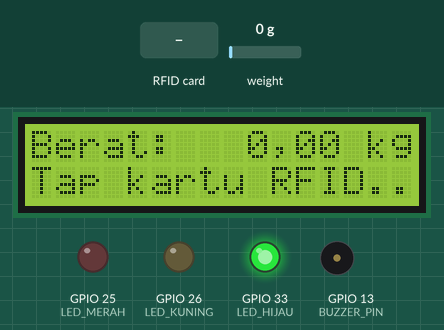
A sketch run on a simulated ESP32. Parts: 16×2 character LCD, output pins drawn as LEDs (lit = HIGH), buzzer (waves = sounding). The inputs (shaded band) are chosen by the test bench; at power-on: weight on the scale 0 g. WiFi joins after 1.5 s; servers stay silent unless stated; uploads are accepted with an empty reply; pins used as bus, display or sensor lines are not drawn.

Above: at 6.2 s.
6.3 s: RFID card 5E 7A 19 C4 held to the reader
At 8.1 s:
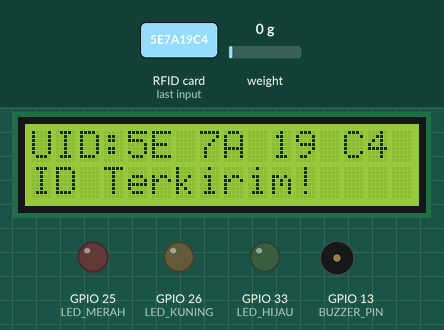
9.3 s: weight on the scale set to 100 g
At 11.1 s:
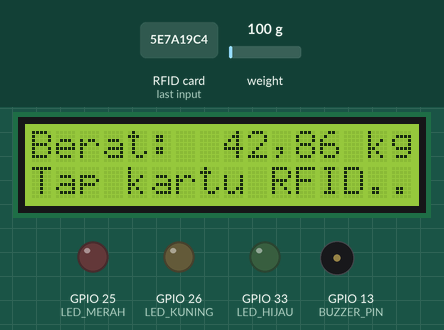
11.6 s: RFID card 5E 7A 19 C4 held to the reader
At 12.33 s:
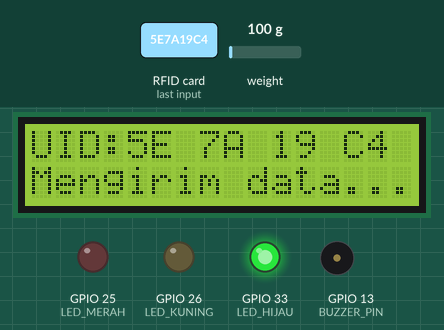
14.6 s: weight on the scale set to 1250 g
At 16.2 s:
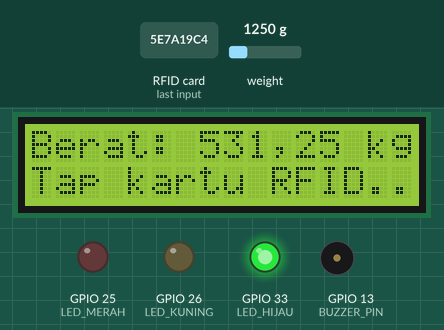
16.7 s: weight on the scale set to 2500 g
At 17.0 s:
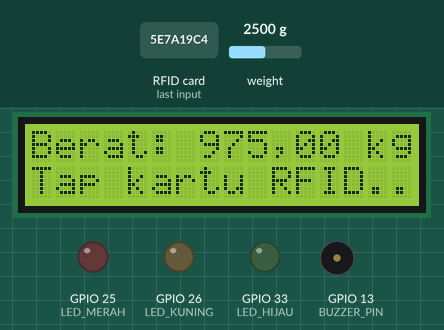
Timing chart, 0 to 19.8 s (numbered marks = the images above; inputs shaded):
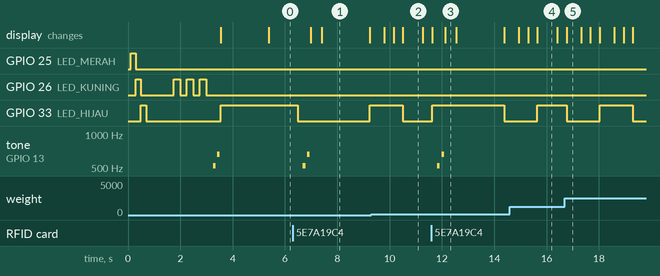

Measured:
- after the input at 6.3 s, tone on GPIO 13 (BUZZER_PIN): silent → 523 Hz after 0.39 s, → silent 0.10 s later, → 659 Hz 0.06 s later, → silent 0.10 s later; the display: first changes after 0.68 s (image 1 shows a later state)
- after the input at 9.3 s, the display: first changes after 0.50 s (image 2 shows a later state)
- after the input at 11.6 s, tone on GPIO 13 (BUZZER_PIN): silent → 523 Hz after 0.23 s, → silent 0.10 s later, → 659 Hz 0.06 s later, → silent 0.10 s later; the display: first differs from a run without the input after 0.52 s (image 3)
- what the display in image 1 shows lasts 1.8 s, from 7.4 s to 9.2 s
- what the display in image 2 shows lasts 0.8 s, from 10.5 s to 11.3 s
- what the display in image 3 shows lasts 0.5 s, from 12.1 s to 12.6 s
- what the display in image 5 shows lasts 0.5 s, from 16.8 s to 17.3 s

The sketch:

jembatan_timbang_full.ino
```cpp
#include <WiFi.h>
#include <HTTPClient.h>
#include <LiquidCrystal_I2C.h>
#include <SPI.h>
#include <MFRC522.h>
#include "HX711.h"

const char* WIFI_SSID = "nama wifi";
const char* WIFI_PASSWORD = "password wifi";
const String BASE_URL = "http://--diganti menjadi ip address laptop---//jto";
const float CALIBRATION_FACTOR = 422.552;
const float BERAT_MINIMUM = 1.0;
const float DELTA_UPDATE_LCD = 0.5;

#define MOVING_AVG_SIZE 8
#define LOADCELL_DOUT 16
#define LOADCELL_SCK 4
#define RFID_SS_PIN 5
#define RFID_RST_PIN 27

LiquidCrystal_I2C lcd(0x27, 16, 2);

#define BUZZER_PIN 13
#define BUZZER_RES 8
#define LED_MERAH 25
#define LED_KUNING 26
#define LED_HIJAU 33

HX711 scale;
MFRC522 rfid(RFID_SS_PIN, RFID_RST_PIN);
String urlUpdateLive = BASE_URL + "/update_live.php";
String urlUpdateIdentitas = BASE_URL + "/update_identitas.php";
String urlUpdateStatus = BASE_URL + "/update_status.php";

unsigned long lastBeratSend = 0;
unsigned long lastStatusSend = 0;
unsigned long lastReconnect = 0;
unsigned long lastBuzzerTime = 0;
unsigned long lastLcdUpdate = 0;

bool isWifiOk = false;
bool isReconnecting = false;

float jbiKendaraan = 0;
float movingAvgBuf[MOVING_AVG_SIZE] = {0};

uint8_t movingAvgIdx = 0;

bool movingAvgFull = false;

float beratLcdTerakhir = -999;

enum StatusBerat { IDLE, AMAN, MENDEKATI, OVERLOAD_RINGAN, OVERLOAD_BERAT };
StatusBerat statusSaatIni = IDLE;
StatusBerat statusSebelum = IDLE;

void lcdTampilkan(String baris1, String baris2);
void lcdUpdateBerat(float berat);
void matikanSemuaLED();
void animasiStartup();
void koneksiWifi();
void beepKonfirmasi();
void nyalakanLED(bool merah, bool kuning, bool hijau);
void updateStatusBerat(float berat);
void updateLCD(float berat);
void updateLEDdanBuzzer(unsigned long sekarang);
void cekRFID();
void kirimBerat(float berat);
void kirimStatusAlat(String esp, String loadcell, String rfidStatus);
void buzzerDiam();
void buzzerNyala(int frekuensi);
void beepTone(int frekuensi, int durasi);
void beepAlarm();
void beepKonfirmasiSingkat();
void ambilJBI(String uid);
void kirimIdentitas(String uid);
float bacaBeratSmooth();

void setup() {
  Serial.begin(115200);
  pinMode(LED_MERAH, OUTPUT);
  pinMode(LED_KUNING, OUTPUT);
  pinMode(LED_HIJAU, OUTPUT);
  matikanSemuaLED();
  buzzerDiam();
  lcd.init();
  lcd.backlight();
  lcdTampilkan("JEMBATAN TIMBANG", "Inisialisasi...");
  animasiStartup();
  SPI.begin();
  rfid.PCD_Init();
  scale.begin(LOADCELL_DOUT, LOADCELL_SCK);
  scale.set_scale(CALIBRATION_FACTOR);
  scale.tare();
  koneksiWifi();
  beepKonfirmasi();
  lcdTampilkan("System Ready!", "Tap kartu RFID..");
  nyalakanLED(false, false, true);
  delay(1500);
}

void loop() {
  unsigned long sekarang = millis();
  if (WiFi.status() != WL_CONNECTED) {
    isWifiOk = false;
    if (!isReconnecting) {
      isReconnecting = true;
      lcdTampilkan("WiFi Terputus!", "Reconnecting...");
      nyalakanLED(false, true, false);
    }
    if (sekarang - lastReconnect > 10000) {
      lastReconnect = sekarang;
      WiFi.disconnect();
      delay(500);
      WiFi.begin(WIFI_SSID, WIFI_PASSWORD);
      unsigned long tunggu = millis();
      while (WiFi.status() != WL_CONNECTED && millis() - tunggu < 8000) {
        digitalWrite(LED_KUNING, HIGH); delay(250);
        digitalWrite(LED_KUNING, LOW); delay(250);
      }
      if (WiFi.status() == WL_CONNECTED) {
        isWifiOk = true;
        isReconnecting = false;
        beepKonfirmasi();
        lcdTampilkan("WiFi Terhubung!", WiFi.localIP().toString());
        nyalakanLED(false, false, true);
        beratLcdTerakhir = -999;
        delay(1500);
      }
    }
  } else {
    if (isReconnecting) {
      isReconnecting = false;
      beratLcdTerakhir = -999;
    }
    isWifiOk = true;
  }
  float berat = bacaBeratSmooth();
  updateStatusBerat(berat);
  updateLCD(berat);
  updateLEDdanBuzzer(sekarang);
  if (sekarang - lastBeratSend >= 1000) {
    if (isWifiOk) kirimBerat(berat);
    lastBeratSend = sekarang;
  }
  if (sekarang - lastStatusSend >= 5000) {
    if (isWifiOk) kirimStatusAlat("Online", "Online", "Online");
    lastStatusSend = sekarang;
  }
  cekRFID();
}

float bacaBeratSmooth() {
  if (!scale.is_ready()) {
    float sum = 0;
    int n = movingAvgFull ? MOVING_AVG_SIZE : movingAvgIdx;
    if (n == 0) return 0.0;
    for (int i = 0; i < n; i++) sum += movingAvgBuf[i];
    return sum / n;
  }
  float raw = scale.get_units(3);
  if (raw < BERAT_MINIMUM) raw = 0.0;
  movingAvgBuf[movingAvgIdx] = raw;
  movingAvgIdx = (movingAvgIdx + 1) % MOVING_AVG_SIZE;
  if (movingAvgIdx == 0) movingAvgFull = true;
  float sum = 0;
  int n = movingAvgFull ? MOVING_AVG_SIZE : movingAvgIdx;
  for (int i = 0; i < n; i++) sum += movingAvgBuf[i];
  return sum / n;
}

void updateStatusBerat(float berat) {
  statusSebelum = statusSaatIni;
  if (berat <= BERAT_MINIMUM || jbiKendaraan <= 0) {
    statusSaatIni = IDLE;
    return;
  }
  float persen = (berat / jbiKendaraan) * 100.0;
  if (persen > 150.0) statusSaatIni = OVERLOAD_BERAT;
  else if (persen > 100.0) statusSaatIni = OVERLOAD_RINGAN;
  else if (persen >= 80.0) statusSaatIni = MENDEKATI;
  else statusSaatIni = AMAN;
}

void updateLEDdanBuzzer(unsigned long sekarang) {
  static bool ledState = false;
  static unsigned long lastToggle = 0;
  switch (statusSaatIni) {
    case IDLE:
      if (sekarang - lastToggle >= 1000) {
        ledState = !ledState;
        nyalakanLED(false, false, ledState);
        lastToggle = sekarang;
      }
      buzzerDiam();
      break;
    case AMAN:
      nyalakanLED(false, false, true);
      buzzerDiam();
      break;
    case MENDEKATI:
      if (sekarang - lastToggle >= 500) {
        ledState = !ledState;
        nyalakanLED(false, ledState, false);
        lastToggle = sekarang;
      }
      buzzerDiam();
      break;
    case OVERLOAD_RINGAN:
      if (sekarang - lastToggle >= 400) {
        ledState = !ledState;
        nyalakanLED(ledState, false, false);
        lastToggle = sekarang;
      }
      if (sekarang - lastBuzzerTime >= 2000) {
        beepTone(1000, 150);
        lastBuzzerTime = sekarang;
      }
      break;
    case OVERLOAD_BERAT:
      if (sekarang - lastToggle >= 150) {
        ledState = !ledState;
        nyalakanLED(ledState, false, false);
        lastToggle = sekarang;
      }
      if (sekarang - lastBuzzerTime >= 800) {
        beepAlarm();
        lastBuzzerTime = sekarang;
      }
      break;
  }
}

void updateLCD(float berat) {
  unsigned long sekarang = millis();
  bool beratBerubah = abs(berat - beratLcdTerakhir) >= DELTA_UPDATE_LCD;
  bool statusBerubah = (statusSaatIni != statusSebelum);
  bool waktunya = (sekarang - lastLcdUpdate >= 300);
  if (!beratBerubah && !statusBerubah && !waktunya) return;
  lcd.setCursor(0, 0);
  char buf1[17];
  float beratTampil = (berat < BERAT_MINIMUM) ? 0.0 : berat;
  int bulat = (int)beratTampil;
  int desimal = (int)((beratTampil - bulat) * 100 + 0.5);
  if (desimal >= 100) { bulat++; desimal = 0; }
  snprintf(buf1, sizeof(buf1), "Berat:%4d,%02d kg", bulat, desimal);
  lcd.print(buf1);
  lcd.setCursor(0, 1);
  char buf2[17];
  if (statusSaatIni == IDLE || jbiKendaraan <= 0) {
    snprintf(buf2, sizeof(buf2), "Tap kartu RFID..");
  } else {
    float persen = (berat / jbiKendaraan) * 100.0;
    int pInt = (int)persen;
    int jbiInt = (int)jbiKendaraan;
    snprintf(buf2, sizeof(buf2), "JBI:%5d |%3d%%", jbiInt, pInt);
  }
  lcd.print(buf2);
  beratLcdTerakhir = berat;
  lastLcdUpdate = sekarang;
}

void cekRFID() {
  if (!rfid.PICC_IsNewCardPresent()) return;
  if (!rfid.PICC_ReadCardSerial()) return;
  String uid = "";
  for (byte i = 0; i < rfid.uid.size; i++) {
    if (rfid.uid.uidByte[i] < 0x10) uid += "0";
    uid += String(rfid.uid.uidByte[i], HEX);
    if (i < rfid.uid.size - 1) uid += " ";
  }
  uid.toUpperCase();
  beepKonfirmasi();
  lcdTampilkan("UID:" + uid.substring(0, 11), "Mengirim data...");
  if (isWifiOk) {
    kirimIdentitas(uid);
    ambilJBI(uid);
    beratLcdTerakhir = -999;
    lcdTampilkan("UID:" + uid.substring(0, 11), "ID Terkirim!    ");
  } else {
    lcdTampilkan("UID:" + uid.substring(0, 11), "Offline! Gagal  ");
  }
  delay(1500);
  rfid.PICC_HaltA();
  rfid.PCD_StopCrypto1();
}

void ambilJBI(String uid) {
  HTTPClient http;
  String url = BASE_URL + "/cari_kendaraan.php?keyword=" + uid;
  url.replace(" ", "%20");
  http.begin(url);
  int code = http.GET();
  if (code == 200) {
    String body = http.getString();
    int idx = body.indexOf("\"jbi\":");
    if (idx >= 0) {
      int start = idx + 6;
      if (body[start] == '"') start++;
      int end = start;
      while (end < (int)body.length() && (isDigit(body[end]) || body[end] == '.')) end++;
      jbiKendaraan = body.substring(start, end).toFloat();
    }
  }
  http.end();
}

void kirimBerat(float berat) {
  HTTPClient http;
  http.begin(urlUpdateLive);
  http.addHeader("Content-Type", "application/x-www-form-urlencoded");
  http.POST("berat=" + String((int)berat));
  http.end();
}

void kirimIdentitas(String uid) {
  HTTPClient http;
  http.begin(urlUpdateIdentitas);
  http.addHeader("Content-Type", "application/x-www-form-urlencoded");
  http.POST("uid=" + uid);
  http.end();
}

void kirimStatusAlat(String esp, String loadcell, String rfidStatus) {
  HTTPClient http;
  http.begin(urlUpdateStatus + "?esp=" + esp + "&loadcell=" + loadcell + "&rfid=" + rfidStatus);
  http.GET();
  http.end();
}

void nyalakanLED(bool merah, bool kuning, bool hijau) {
  digitalWrite(LED_MERAH, merah ? HIGH : LOW);
  digitalWrite(LED_KUNING, kuning ? HIGH : LOW);
  digitalWrite(LED_HIJAU, hijau ? HIGH : LOW);
}

void matikanSemuaLED() {
  nyalakanLED(false, false, false);
}

void buzzerDiam() {
  ledcDetach(BUZZER_PIN);
  pinMode(BUZZER_PIN, OUTPUT);
  digitalWrite(BUZZER_PIN, HIGH);
}

void buzzerNyala(int frekuensi) {
  ledcAttach(BUZZER_PIN, frekuensi, BUZZER_RES);
  ledcWriteTone(BUZZER_PIN, frekuensi);
}

void beepTone(int frekuensi, int durasi) {
  buzzerNyala(frekuensi);
  delay(durasi);
  buzzerDiam();
}

void beepKonfirmasi() {
  beepTone(523, 100);
  delay(60);
  beepTone(659, 100);
}

void beepAlarm() {
  beepTone(880, 150);
  delay(50);
  beepTone(1760, 150);
}

void lcdTampilkan(String baris1, String baris2) {
  lcd.clear();
  lcd.setCursor(0, 0); lcd.print(baris1.substring(0, 16));
  lcd.setCursor(0, 1); lcd.print(baris2.substring(0, 16));
}

void animasiStartup() {
  nyalakanLED(true, false, false); delay(200);
  nyalakanLED(false, true, false); delay(200);
  nyalakanLED(false, false, true); delay(200);
  matikanSemuaLED();
}

void koneksiWifi() {
  WiFi.mode(WIFI_STA);
  WiFi.begin(WIFI_SSID, WIFI_PASSWORD);
  int attempts = 0;
  while (WiFi.status() != WL_CONNECTED && attempts < 20) {
    digitalWrite(LED_KUNING, HIGH); delay(250);
    digitalWrite(LED_KUNING, LOW); delay(250);
    attempts++;
  }
  if (WiFi.status() == WL_CONNECTED) isWifiOk = true;
}
```
